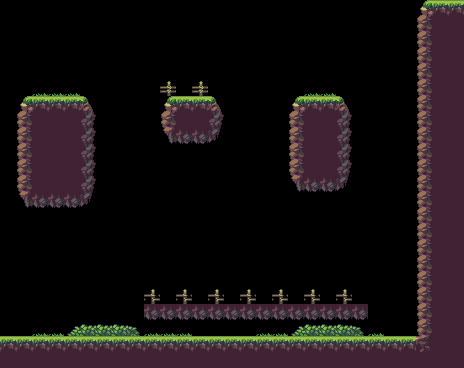

The image is a tile-based game level rendered from a .tmx file. Its description and source (layers, tilesets, objects; grid data summarised) follow:
An orthogonal 29x23 tile map with 16x16 px tiles, 3 tile layers (Ground, Spikes, Decor) and 2 objects.

<map version="1.4" tiledversion="1.4.3" orientation="orthogonal" renderorder="right-down" width="29" height="23" tilewidth="16" tileheight="16" infinite="0" nextlayerid="6" nextobjectid="3">
 <editorsettings>
  <export target="level3.json" format="json" />
 </editorsettings>
 <tileset firstgid="1" name="standard_tiles" tilewidth="16" tileheight="16" tilecount="60" columns="10">
  <image source="Tileset.png" width="160" height="96" />
 </tileset>
 <layer id="1" name="Ground" width="29" height="23">
  <data>[667 cells, 206 non-empty, 9 distinct tile ids]</data>
 </layer>
 <layer id="2" name="Spikes" width="29" height="23">
  <data>[667 cells, 9 non-empty, 2 distinct tile ids]</data>
 </layer>
 <layer id="3" name="Decor" width="29" height="23">
  <data>[667 cells, 66 non-empty, 8 distinct tile ids]</data>
 </layer>
 <objectgroup id="4" name="Spawn">
  <object id="1" x="26.667" y="322.667">
   <point />
  </object>
 </objectgroup>
 <objectgroup id="5" name="Goal">
  <object id="2" x="56" y="86.6667">
   <point />
  </object>
 </objectgroup>
</map>
